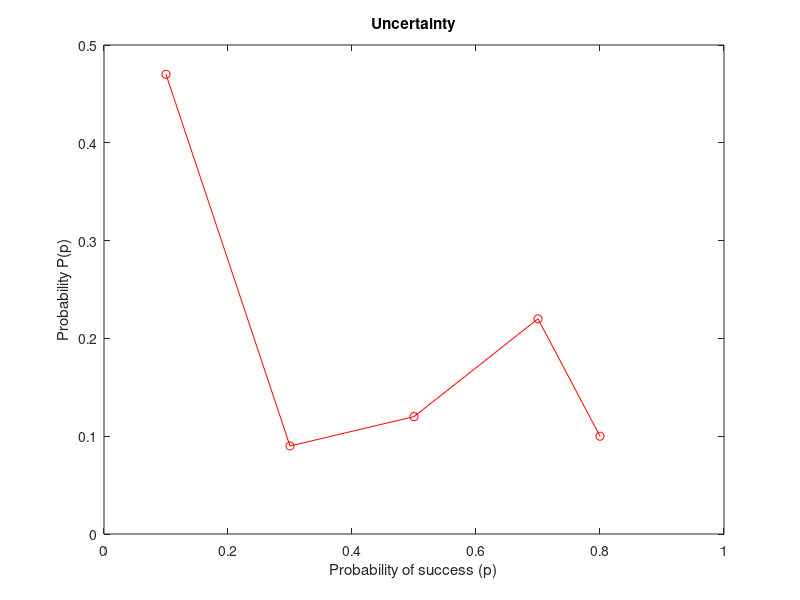

The MATLAB source for this figure: (Note: this script raises an error after producing the figure.)
%% Aggressive, Soft-Robust and Robust Policy for MDP via online Q-learning
% Code submitted for group project, DA671, 2023, IITG
% Group Members: Vikky Masih, Omendra Gangwar,Prakhar Kumar Sonkar,
%                Karnati Saipriya, Sushant Suresh Pargaonkar.
% 
% Reference paper for MDP model and Soft-Robust Policy: 
% Derman, Esther, Daniel J. Mankowitz, Timothy A. Mann, and Shie Mannor. 
% "Soft-robust actor-critic policy-gradient." arXiv preprint 
% arXiv:1803.04848 (2018).
%
% (c) 2023, Vikky Masih, Research Scholar, MFS DS&AI, IITG.
% Free for educational use.

clc
clear all
close all
format longG
rng('default')

%% Model information
% One step MDP with 7 states and 3 actions. 
% It has fixed starting state. (S1)
% All other states are terminal states {S2,...,S7}.
% Rewards are deterministic. (R(s,a,s')->constant)
% Transition matrix is dependent on parameter p. (look at getMDP(p)) 
% p belongs to a given uncertainty set.
% The uncertainty set has a constant probability distribution.
% A nominal model is defined by a given nominal p.

Nominal_p=0.8;
Uncertainty_set=[0.1,0.7,0.8,0.3,0.5];
Weighting_distr=[0.47,0.22,0.1,0.09,0.12];

numEpisodes=50000;
numEpisodesTest=10000;
epsilonGreedy=@(t) 7/(t^0.7);
stepSizeQ=0.01;
discountFactor=1;

%% Visualizing uncertainty
[~,I]=sort(Uncertainty_set);
f=figure;
plot(Uncertainty_set(I),Weighting_distr(I),'-or');
xlabel("Probability of success (p)")
ylabel("Probability P(p)")
title("Uncertainty")
xlim([0,1]);
ylim([0,0.5]);
exportgraphics(f,"Uncertainty.png","Resolution",300);

%% Displaying success probabilites for different modes
Expected_p=Weighting_distr*Uncertainty_set';
fprintf("p_aggressive = %g\n",max(Uncertainty_set));
fprintf("p_soft_robust = E(p) = %g\n",Expected_p);
fprintf("p_robust = %g\n",min(Uncertainty_set));
disp("---------------------------------------------")

%% Online Q-learning for different modes
modes=["Aggressive","Soft-Robust","Robust"];
numModes=length(modes);
[P_nom,R_nom] = getMDP(Nominal_p);
[P_bar,~] = getMDP(Expected_p);
[P_robust,~]= getMDP(min(Uncertainty_set));
[P_agg,~] = getMDP(max(Uncertainty_set));
[numStates,numActions,~]=size(P_nom);
terminalStates=[2,3,4,5,6,7];

recordSAR=zeros(numModes,numEpisodes,3);
recordQ=zeros(numModes,numStates,numActions);
for mode=modes
    Q=zeros(numStates,numActions);

    i=(modes==mode);
    if mode=="Aggressive"
        P=P_agg;
    elseif mode=="Robust"
        P=P_robust;
    else
        P=P_bar;
    end

    for episode=1:numEpisodes
        while true
            % Initialize State
            S=1; 
        
            % Epsilon greedy action selection
            if sum(Q(S,:).^2)==0
                A=mod((episode-1),numActions)+1;
            else
                [~,A]=max(Q(S,:));
                if rand<=epsilonGreedy(episode)
                    e=1:numActions;
                    e=e(e~=A);
                    A=e(randi(numActions-1));
                end
            end
            
            % Reward and Next Action
            S_next=discreteSamples(reshape(P_nom(S,A,:),1,[]),1);
            R=R_nom(S,A,S_next);
            recordSAR(i,episode,:)=[S,A,R];

            % Q-learning update
            ISF=P(S,A,S_next)/P_nom(S,A,S_next);
            Q(S,A)=Q(S,A)+ ...
                  stepSizeQ*(ISF*R+discountFactor*max(Q(S_next,:))-Q(S,A));
            S=S_next;
            if any(S==terminalStates)
                break
            end
        end
    end
    disp("Q values for "+mode+" Policy:")
    disp(Q)
    disp("---------------------------------------------")
    recordQ(i,:,:)=Q;
end

%% Online Q-learning results
f=figure;
hold on
z=((1:length(recordSAR))');
plot(cumsum(reshape(recordSAR(1,:,3),[],1))./z,'-r')
plot(cumsum(reshape(recordSAR(2,:,3),[],1))./z,'-b')
plot(cumsum(reshape(recordSAR(3,:,3),[],1))./z,'-g')
legend(modes)
ylabel("Average Reward")
xlabel("Decision Epochs")
title("Online Q-learning")
hold off
exportgraphics(f,"Online-Q-learning.png","Resolution",300);

%% Policy evaluation on nominal model
P=P_nom;
recordSAR_test=zeros(numModes,numEpisodesTest,3);
for mode=modes
    i=(modes==mode);
    for episode=1:numEpisodesTest
        while true
            % Initialize State
            S=1; 

            % Action Selection
            [~,A]=max(recordQ(i,S,:));

            % Reward and Next Action
            S_next=discreteSamples(reshape(P(S,A,:),1,[]),1);
            R=R_nom(S,A,S_next);
            recordSAR_test(i,episode,:)=[S,A,R];

            S=S_next;
            if any(S==terminalStates)
                break
            end
        end
    end
end

%% Policy evaluations results for nominal model
f=figure;
hold on
z=((1:length(recordSAR_test))');
plot(cumsum(reshape(recordSAR_test(1,1:end,3),[],1))./z,'-r')
plot(cumsum(reshape(recordSAR_test(2,1:end,3),[],1))./z,'-b')
plot(cumsum(reshape(recordSAR_test(3,1:end,3),[],1))./z,'-g')
legend(modes)
ylabel("Average Reward")
xlabel("Decision Epochs")
title("Testing Performance (Nominal Model)")
hold off
exportgraphics(f,"Testing_Performance_NominalModel.png","Resolution",300);

%% Policy performance vs probability of success
p_values=linspace(0.1,0.9,9);
perf_all=zeros(numModes,length(p_values));
for p=p_values
    [P,~] = getMDP(p);
    for mode=modes
        i=(modes==mode);
        cum_R=0;
        for episode=1:numEpisodesTest
            while true
                % Initialize State
                S=1; 

                % Action Selection
                [~,A]=max(recordQ(i,S,:));

                % Reward and Next Action
                S_next=discreteSamples(reshape(P(S,A,:),1,[]),1);
                R=R_nom(S,A,S_next);
                cum_R=cum_R+R;
                S=S_next;
                if any(S==terminalStates)
                    break
                end
            end
        end
        perf_all(i,p==p_values)=cum_R/numEpisodesTest;
    end
end

%% Results for Policy performance vs probability of success
f=figure;
hold on
plot(p_values,perf_all(1,:),'-or')
plot(p_values,perf_all(2,:),'-ob')
plot(p_values,perf_all(3,:),'-og')
legend(modes)
ylabel("Average Reward")
xlabel("Probability of success")
title("Performance")
hold off
exportgraphics(f,"Performance.png","Resolution",300);

%% Discrete Sampling (Roulette wheel)
function x=discreteSamples(p,n)
    edges=[0 cumsum(p)];
    le=edges(1:end-1);
    re=edges(2:end);
    rv=rand(n,1)*edges(end);
    [~,x]=max(((rv>=le).*(rv<re)),[],2);
end

%% MDP Specification T(s,a,s'), R(s,a,s')
% One step MDP with 7 states and 3 actions. 
% Rewards are deterministic. (R(s,a,s')->constant)
% Transition matrix is dependent on parameter p. 
function [T,R]=getMDP(p)
    T=zeros(7,3,7);
    R=zeros(7,3,7);
    T(1,1,2)=p;
    R(1,1,2)=10^5;
    T(1,1,3)=1-p;
    R(1,1,3)=-10^5;
    T(1,2,4)=p;
    R(1,2,4)=5000;
    T(1,2,5)=1-p;
    R(1,2,5)=-500;
    T(1,3,6)=p;
    R(1,3,6)=2000;
    T(1,3,7)=1-p;
    R(1,3,7)=0;
    T(2:7,:,1)=1;
end